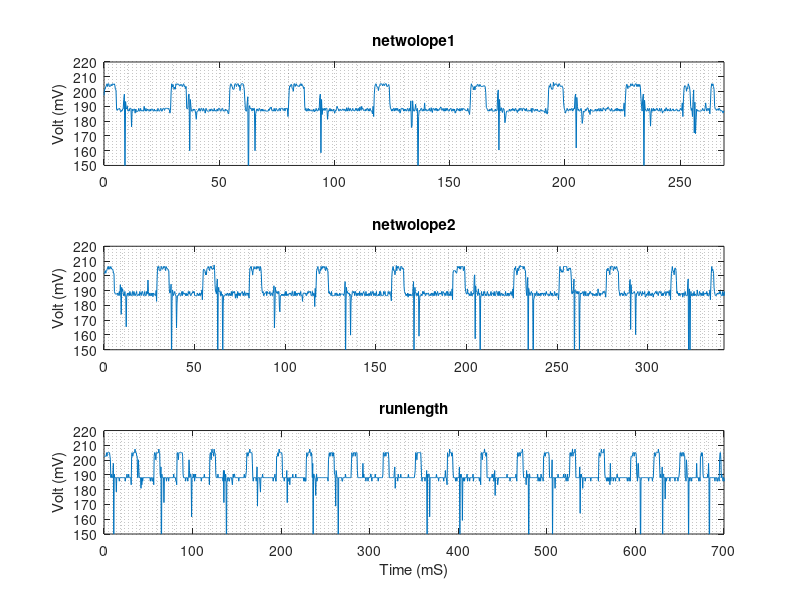

Write MATLAB code to recreate this figure.
% ============ plot net1, net2, run-length together in one plot ==========
% Plot data from experiment
% ============ load data =================================================
%clear all; clc; close all;
netwolope2_32x32 = csvread('netwolope_compression2_32x32.csv',2,0);
netwolope1_32x32 = csvread('netwolope-1-32x32-harry.csv',2,0);
blocktruncation_32x32 = csvread('blocktruncation_32x32_scope_35.csv',2,0);
runlength_32x32 = csvread('runlength_32x32_scope_41.csv',2,0);
nocompression_32x32 = csvread('nocompression_32x32_scope_44.csv',2,0);
netwolope2_64x64 = csvread('netwolope_64x64_scope_48.csv',2,0);

%%% voltage across the Mote Umote(t) is given by:
Ubattery = 3; %[V]

%%% convert the measurements to mS and mV and set to zero.
netwolope2_32x32(:,1) = netwolope2_32x32(:,1)*1000; %mS
netwolope2_32x32(:,2) = netwolope2_32x32(:,2)*1000; %mV
netwolope2_32x32(:,1)=netwolope2_32x32(:,1)-netwolope2_32x32(1,1); % to set 1 to zero
netwolope1_32x32(:,1) = netwolope1_32x32(:,1)*1000; % to mS
netwolope1_32x32(:,2) = netwolope1_32x32(:,2)*1000;% mV
netwolope1_32x32(:,1)=netwolope1_32x32(:,1)-netwolope1_32x32(1,1); % to set 1 to zero
blocktruncation_32x32(:,1) = blocktruncation_32x32(:,1)*1000; % mS
blocktruncation_32x32(:,2) = blocktruncation_32x32(:,2)*1000; %mV
blocktruncation_32x32(:,1)=blocktruncation_32x32(:,1)-blocktruncation_32x32(1,1); % to set 1 to zero
runlength_32x32(:,1) = runlength_32x32(:,1)*1000; %[mS]
runlength_32x32(:,2) = runlength_32x32(:,2)*1000;%[mV]
runlength_32x32(:,1)=runlength_32x32(:,1)-runlength_32x32(1,1); % to set 1 to zero
nocompression_32x32(:,1) = nocompression_32x32(:,1)*1000;  %[mS]
nocompression_32x32(:,2) = nocompression_32x32(:,2)*1000; %[mV]
nocompression_32x32(:,1)=nocompression_32x32(:,1)-nocompression_32x32(1,1); % to set 1 to zero
netwolope2_64x64(:,1) = netwolope2_64x64(:,1)*1000; %mS
netwolope2_64x64(:,2) = netwolope2_64x64(:,2)*1000; %mV
netwolope2_64x64(:,1)=netwolope2_64x64(:,1)-netwolope2_64x64(1,1); % to set 1 to zero
% ================= Start plotting the different algorithms ==============

%%% figure 1 Netwolope 2. %%%%%%%%%%%%%%%%%%%%%%%
%       10 package sent 
%       ratio 1.6 
%%% figure 2 Netwolope 1) %%%%%%%%%%%%%%%%%%%%%%%
%       8 packages 
%       ratio 2.0
%%% figure 3 blocktruncation %%%%%%%%%%%%%%%%%%%%%%%
%       4 packages 
%       ratio 4.0
%%% figure 4 runlength algorithm %%%%%%%%%%%%%%%%%%% 
%       21 packages 
%       ratio 0.77
% the first package is smaller because its file begin. 

%%% figure 2 Netwolope 1) %%%%%%%%%%%%%%%%%%%%%%%
% 8 packages 
% ratio 2.0
% Raw data without ending of file (2 ratio)

figure;
h1 = subplot(3,1,1);
plot(netwolope1_32x32(685:1720,1)-netwolope1_32x32(685,1),netwolope1_32x32(685:1720,2))
xlim([0,269])
ylim([150 220])
grid minor;
ylabel('Volt (mV)')
title('netwolope1')
hold on

%%% figure 1 Netwolope 2. %%%%%%%%%%%%%%%%%%%%%%%
% 10 package sent 
% ratio 1.6 
% Raw data without ending of file
h2 = subplot(3,1,2);
plot(netwolope2_32x32(631:end,1)-netwolope2_32x32(631,1),netwolope2_32x32(631:end,2));
xlim([0,342])
ylim([150 220])
grid minor;
ylabel('Volt (mV)')
title('netwolope2')
hold on

%%% figure 4 runlength algorithm %%%%%%%%%%%%%%%%%%% 
% 21 packages 
% ratio 0.77
h3 = subplot(3,1,3);
plot(runlength_32x32(421:1880,1)-runlength_32x32(421,1),runlength_32x32(421:1880,2))
xlim([0 700])
ylim([150 220])
xlabel('Time (mS)')
ylabel('Volt (mV)')
grid minor;
title('runlength')
hold on

%%% figure 3 blocktruncation %%%%%%%%%%%%%%%%%%%%%%%
% blocktruncation 
% 4 packages 
% ratio 4.0
% subplot(4,1,4);
% plot(blocktruncation_32x32(:,1),blocktruncation_32x32(:,2))
% title('blocktruncation')
% hold off